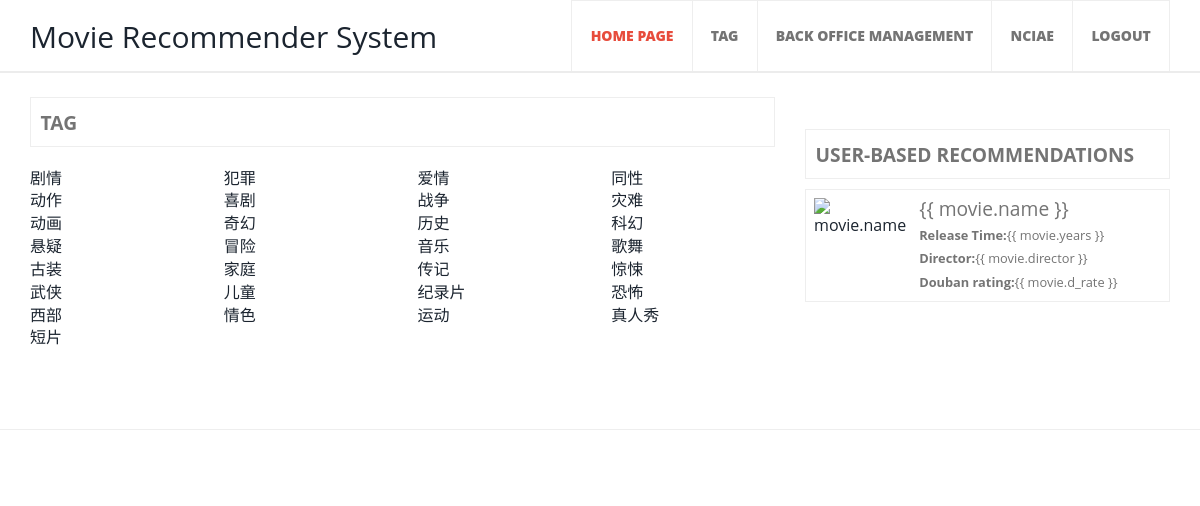
Screenshot of /all_tags/ (signed in) with the database file from the repository.
### user/models.py (models this page shows, shortened)
class Tags(models.Model):
    name = models.CharField(max_length=255, verbose_name="Tag", unique=True)
    class Meta:
        verbose_name = "Tag"
        verbose_name_plural = "Tag"

### user/views.py (the view)
# urls.py: path("all_tags/", views.all_tags, name="all_tags"),
def all_tags(request):
    tags = Tags.objects.all()
    return render(request, "user/tags.html", {"tags": tags})

### user/context_processors.py (called while the page is built)
def env_profile(request):
    return {'ENV': settings.ENV_PROFILE}

### user/templates/user/tags.html
{% extends 'base.html' %}
{% block content %}
    <div class="col-md-8 content-left">
        <div class="albums">
            <h1>Tag</h1>
        </div>
        <div class="row">
            {% for tag in tags %}
                <div class="col-md-3">
                    <a href="{% url 'index' %}?tag_id={{ tag.id }}">{{ tag.name }}</a>
                </div>
            {% endfor %}
        </div>
    </div>
{% endblock %}

### static/css/style.css (style rules this page uses)
html, body { font-family: 'Open Sans', sans-serif; font-size: 100%; background: #FFf; }
body a { transition:0.5s all; -webkit-transition:0.5s all; -moz-transition:0.5s all; -o-transition:0.5s all; -ms-transition:0.5s all; }
.content-left { padding-left:0; }
.albums h1 { border: 1px solid #EEE; padding: 0.7em 0.5em; display: block; font-size: 1.2em; text-transform: uppercase; font-weight: 700; color: #747474; margin:0 0 1em 0; }

### rows the page displays
Tags: name "剧情"
Tags: name "犯罪"
Tags: name "爱情"
Tags: name "同性"
Tags: name "动作"
Tags: name "喜剧"
Tags: name "战争"
Tags: name "灾难"
Tags: name "动画"
Tags: name "奇幻"
Tags: name "历史"
Tags: name "科幻"
Tags: name "悬疑"
Tags: name "冒险"
Tags: name "音乐"
Tags: name "歌舞"
Tags: name "古装"
Tags: name "家庭"
Tags: name "传记"
Tags: name "惊悚"
Tags: name "武侠"
Tags: name "儿童"
Tags: name "纪录片"
Tags: name "恐怖"
Tags: name "西部"
Tags: name "情色"
Tags: name "运动"
Tags: name "真人秀"
Tags: name "短片"

### other values shown
{{ request.session.name }} "NCIAE"
